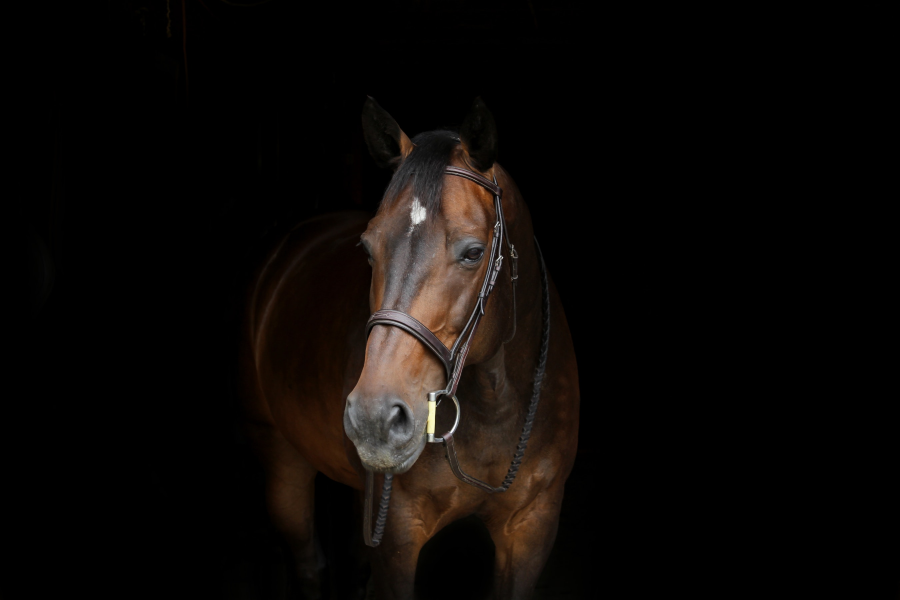
#> input picture DATA/horse.jpg, 2700 x 1800 px (shown at 1/3 size)
$ jupyter execute Histogram.ipynb
#> lines starting #> are read from the running program, lines starting #| are printed output that depends on the picture
[cell 1]
import cv2
import numpy as np
import matplotlib.pyplot as plt

[cell 2]
dark_horse = cv2.imread('../DATA/horse.jpg') #original BGR opencv
#> dark_horse is the input picture: shape (1800, 2700, 3); mean B, G, R 6.9, 8.9, 12
show_horse = cv2.cvtColor(dark_horse, cv2.COLOR_BGR2RGB) #converted torgb for show

rainbow = cv2.imread('../DATA/rainbow.jpg')
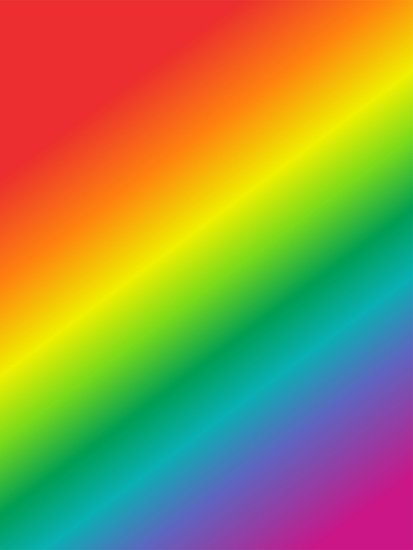
#> input picture DATA/rainbow.jpg, 413 x 550 px
#> rainbow is the input picture: shape (550, 413, 3); mean B, G, R 72.8, 142.3, 152.3
show_rainbow = cv2.cvtColor(rainbow, cv2.COLOR_BGR2RGB)

blue_bricks = cv2.imread('../DATA/bricks.jpg')
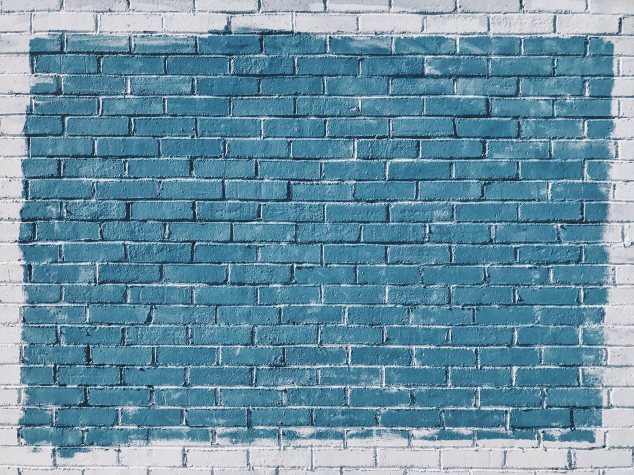
#> input picture DATA/bricks.jpg, 1267 x 950 px (shown at 1/2 size)
#> blue_bricks is the input picture: shape (950, 1267, 3); mean B, G, R 163.5, 144, 104.9
show_bricks = cv2.cvtColor(blue_bricks, cv2.COLOR_BGR2RGB)

[cell 3]
plt.imshow(show_horse)

[cell 4]
#OPENCV BGR
hist_values = cv2.calcHist([blue_bricks], channels=[0], mask=None, histSize=[256], ranges = [0,256])
#> hist_values = 256 values, max 19329 at index 150, min 0 at index 0, mean 4701.8
hist_values.shape
#> Out = (256, 1)

[cell 5]
plt.plot(hist_values)
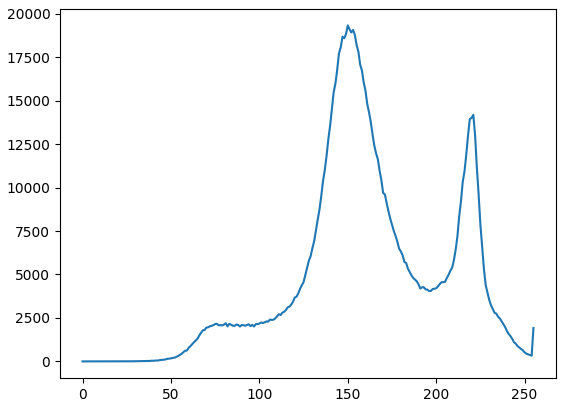
#> figure drawn by matplotlib, 1 panel; curve peaks at x = 150, y = 19329

[cell 6]
hist_values = cv2.calcHist([dark_horse], channels=[0], mask=None, histSize=[256], ranges = [0,256])
#> hist_values = 256 values, max 3726045 at index 0, min 10 at index 246, mean 18984.4
hist_values.shape
#> Out = (256, 1)

[cell 7]
plt.plot(hist_values)
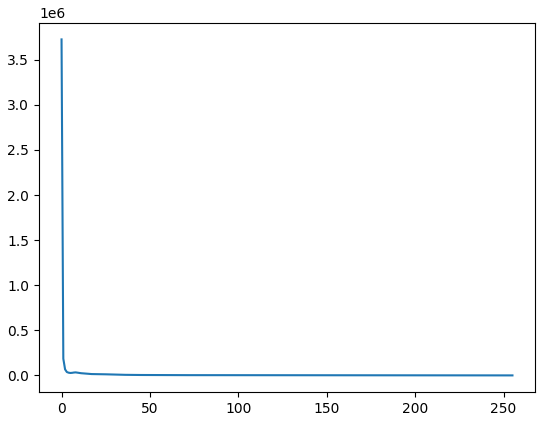
#> figure drawn by matplotlib, 1 panel; curve peaks at x = 0, y = 3726045

[cell 8]
#three color histogram
img = blue_bricks
color = ('b', 'g', 'r')
for i, col in enumerate(color):
    histr = cv2.calcHist([img],[i], None, [256], [0,256])
    plt.plot(histr,color = col )
    plt.xlim([0,256])

plt.title('HISTOGRAM FORBLUE BRICKS')
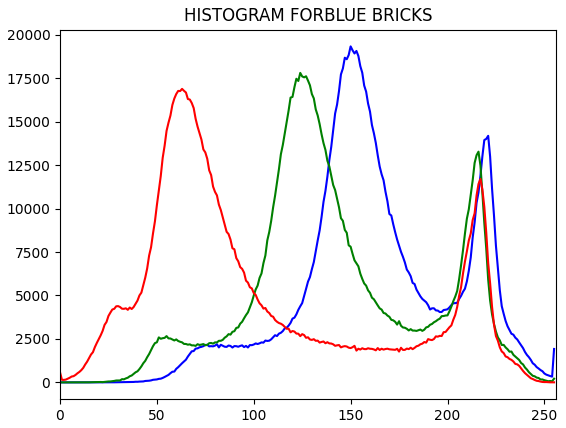
#> figure drawn by matplotlib, 1 panel; curve peaks at x = 150, y = 19329; curve peaks at x = 124, y = 17804; curve peaks at x = 63, y = 16885

[cell 9]
plt.imshow(show_bricks)

[cell 10]
rainbow = cv2.imread('../DATA/rainbow.jpg')
show_rainbow = cv2.cvtColor(rainbow, cv2.COLOR_BGR2RGB)
img = rainbow

[cell 11]
img.shape
#> Out = (550, 413, 3)

[cell 12]
mask = np.zeros(img.shape[:2], np.uint8)

[cell 13]
mask[300:400,100:400] = 255
plt.imshow(mask,cmap="gray")
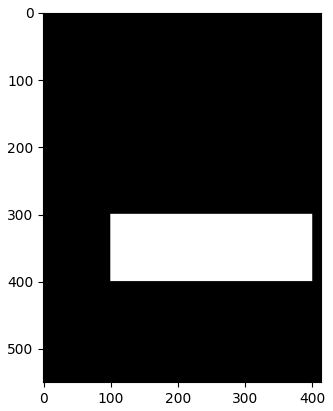
#> figure drawn by matplotlib, 1 panel

[cell 14]
masked_img = cv2.bitwise_and(img, img, mask = mask)
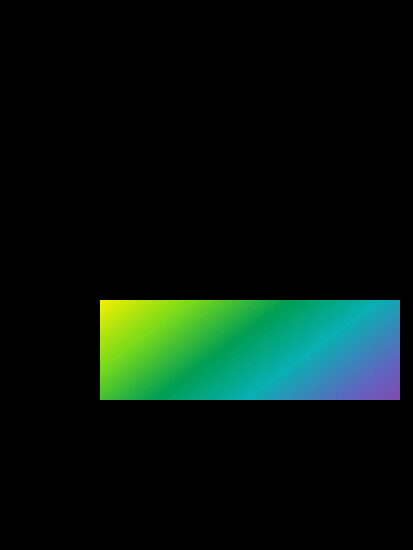
#> masked_img: shape (550, 413, 3); mean B, G, R 14.7, 22.5, 6.8
show_masked_image = cv2.bitwise_and(show_rainbow,show_rainbow, mask=mask)
plt.imshow(show_masked_image)

[cell 15]
hist_mask_values_red = cv2.calcHist([rainbow], channels=[2],mask=mask,histSize=[256], ranges=[0,256])
#> hist_mask_values_red = 256 values, max 1332 at index 1, min 0 at index 221, mean 117.2

[cell 16]
hist_values_red = cv2.calcHist([rainbow], channels=[2],mask=None,histSize=[256], ranges=[0,256])
#> hist_values_red = 256 values, max 20471 at index 236, min 70 at index 226, mean 887.3

[cell 17]
plt.plot(hist_mask_values_red)
plt.title('RED HISTOGRAM FOR MASKED RAINBOW')
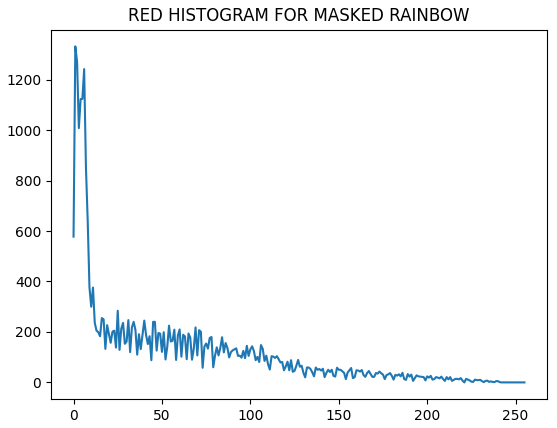
#> figure drawn by matplotlib, 1 panel; curve peaks at x = 1, y = 1332

[cell 18]
plt.plot(hist_values_red)
plt.title('RED HISTOGRAM FOR NORMAL RAINBOW')
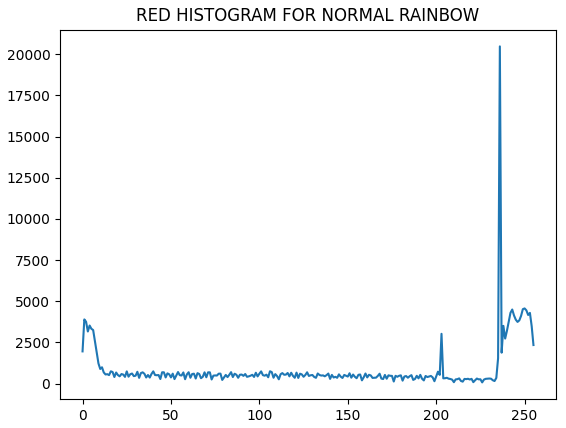
#> figure drawn by matplotlib, 1 panel; curve peaks at x = 236, y = 20471
